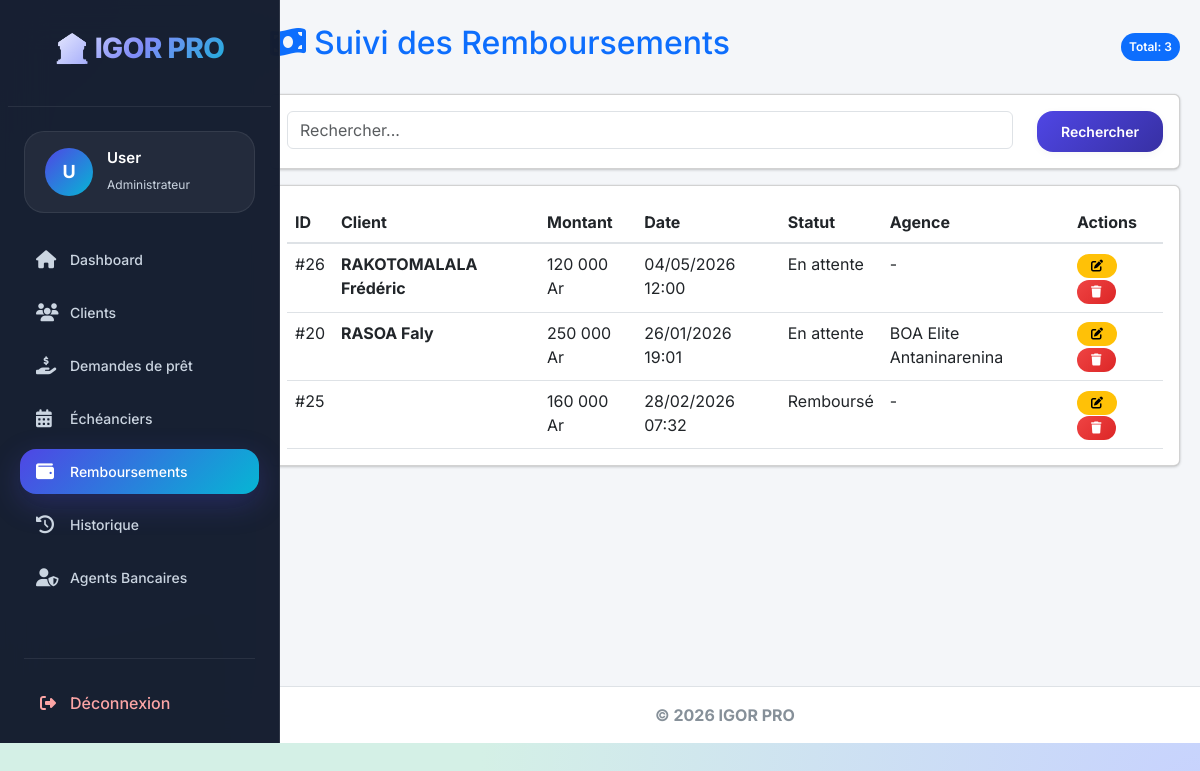
Screenshot of /remboursement.php (signed in) with the database file from the repository.
### tables this page shows
CREATE TABLE `remboursement` (
  `id` int(11) NOT NULL,
  `utilisateur_id` int(11) NOT NULL,
  `montant` decimal(10,2) NOT NULL,
  `date_remboursement` datetime NOT NULL,
  `statut` enum('en attente','remboursé','annulé') NOT NULL
);

CREATE TABLE `users` (
  `id` int(11) NOT NULL,
  `username` varchar(50) NOT NULL,
  `email` varchar(100) NOT NULL,
  `password` varchar(255) NOT NULL,
  `nom` varchar(100) DEFAULT NULL,
  `prenom` varchar(100) DEFAULT NULL,
  `telephone` varchar(20) DEFAULT NULL,
  `role` enum('super_admin','admin_regional','chef_agence','agent','client') NOT NULL DEFAULT 'client',
  `agence_id` int(11) DEFAULT NULL,
  `2fa_secret` varchar(255) DEFAULT NULL,
  `email_verified_at` datetime DEFAULT NULL,
  `remember_token` varchar(100) DEFAULT NULL,
  `reset_token` varchar(255) DEFAULT NULL,
  `created_at` timestamp NOT NULL DEFAULT current_timestamp(),
  `updated_at` timestamp NOT NULL DEFAULT current_timestamp() ON UPDATE current_timestamp(),
  `otp` varchar(10) DEFAULT NULL,
  `otp_expires_at` datetime DEFAULT NULL,
  `otp_created_at` datetime DEFAULT current_timestamp()
);

CREATE TABLE `agences` (
  `id_agence` int(11) NOT NULL,
  `nom` varchar(100) NOT NULL,
  `adresse` varchar(255) NOT NULL,
  `code_postal` varchar(10) NOT NULL,
  `ville` varchar(50) NOT NULL,
  `telephone` varchar(15) NOT NULL,
  `email` varchar(100) NOT NULL,
  `date_creation` date DEFAULT NULL
);

### remboursement.php (called while the page is built, shortened)
<?php
require_once 'config.php';
require_once 'verification_role.php';
$search = $_POST['search'] ?? '';
$condition_agence = condition_agence('u');
try {
    $sql = "SELECT r.*, u.nom, u.prenom, u.agence_id, a.nom as agence_nom
            FROM remboursement r
            JOIN users u ON r.utilisateur_id = u.id
            LEFT JOIN agences a ON u.agence_id = a.id_agence
            WHERE $condition_agence";
    if (!empty($search)) {
        $sql .= " AND (u.nom LIKE :search
                    OR u.prenom LIKE :search
                    OR r.statut LIKE :search)";
        $stmt = $conn->prepare($sql);
        $stmt->execute(['search' => "%$search%"]);
    } else {
        $stmt = $conn->query($sql);
    }
    $remboursements = $stmt->fetchAll();
} catch (Exception $e) {
    $remboursements = [];
    $error = "Erreur lors du chargement des données.";
}
include "layout.php";

### verification_role.php (called while the page is built, shortened)
<?php
function condition_agence($table_alias = '') {
    if ($_SESSION['role'] == 'super_admin') {
        return "1=1";
    }
    $alias = $table_alias ? $table_alias . '.' : '';
    return $alias . "agence_id = " . intval($_SESSION['agence_id']);
}
?>

### pages/remboursement_content.php (the view, shortened to what this page needs)
<?php
$remboursements = $remboursements ?? [];
?>
<div class="d-flex justify-content-between align-items-center mb-4">
    <h2 class="text-primary">
        <i class="fas fa-money-bill-wave me-2"></i>Suivi des Remboursements
    </h2>
    <span class="badge bg-primary p-2">
        Total: <?= count($remboursements) ?>
    </span>
</div>
<div class="card mb-3">
    <div class="card-body">
        <form method="POST" class="row">
            <div class="col-md-10">
                <input type="text" name="search" class="form-control"
                       value="<?= htmlspecialchars($_POST['search'] ?? '') ?>"
                       placeholder="Rechercher...">
            </div>
            <div class="col-md-2">
                <button class="btn btn-primary w-100">Rechercher</button>
            </div>
        </form>
    </div>
</div>
<div class="card">
<div class="card-body table-responsive">
<table class="table table-hover">
<thead>
<tr>
    <th>ID</th>
    <th>Client</th>
    <th>Montant</th>
    <th>Date</th>
    <th>Statut</th>
    <th>Agence</th>
    <th>Actions</th>
</tr>
</thead>
<tbody>
<?php if (!empty($remboursements)): ?>
<?php foreach ($remboursements as $remb): ?>
<?php
$badge = match($remb['statut']) {
    'remboursé' => 'badge-rembourse',
    'en attente' => 'badge-attente',
    'annulé' => 'badge-annule',
    default => 'bg-secondary'
};
?>
<tr>
    <td>#<?= $remb['id'] ?></td>
    <td>
        <strong><?= htmlspecialchars($remb['nom'] . ' ' . $remb['prenom']) ?></strong>
    </td>
    <td class="montant">
        <?= number_format($remb['montant'], 0, ',', ' ') ?> Ar
    </td>
    <td>
        <?= date('d/m/Y H:i', strtotime($remb['date_remboursement'])) ?>
    </td>
    <td>
        <span class="badge-statut <?= $badge ?>">
            <?= ucfirst($remb['statut']) ?>
        </span>
    </td>
    <td>
        <?= htmlspecialchars($remb['agence_nom'] ?? '-') ?>
    </td>
    <td>
        <a href="editremboursement.php?id=<?= $remb['id'] ?>"
           class="btn btn-warning btn-sm">
            <i class="fa fa-edit"></i>
        </a>
        <a href="deleteremboursement.php?id=<?= $remb['id'] ?>"
           class="btn btn-danger btn-sm"
           onclick="return confirm('Supprimer ce remboursement ?')">
            <i class="fa fa-trash"></i>
        </a>
    </td>
</tr>
<?php endforeach; ?>
<?php endif; ?>
</tbody>
</table>
</div>
</div>

### ASSET/CSS/admin-pro.css (style rules this page uses)
:root { --bg-primary: #d4f0e6; --bg-secondary: #ffffff; --bg-card: #ffffff; --bg-hover: #e8f8f2; --primary-glow: #0e7c6b; --primary-dark: #0a5e51; --success-glow: #2e7d32; --warning-glow: #b85c00; --danger-glow: #b71c1c; --info-glow: #0284c7; --text-primary: #1e3a3a; --text-secondary: #2c4e4e; --text-muted: #4f6f6f; --border-glow: rgba(14, 124, 107, 0.15); --border-hover: rgba(14, 124, 107, 0.3); --shadow-sm: 0 2px 4px rgba(0,0,0,0.03); --shadow-md: 0 4px 8px rgba(14, 124, 107, 0.1); --shadow-lg: 0 10px 20px rgba(14, 124, 107, 0.15); --shadow-glow: 0 0 0 2px rgba(14, 124, 107, 0.1); --transition: all 0.3s ease; --border-radius: 16px; --border-radius-sm: 12px; }
body { background-color: var(--bg-primary) !important; font-family: 'Inter', 'Segoe UI', sans-serif; color: var(--text-primary); min-height: 100vh; }

### ASSET/CSS/style.css (style rules this page uses)
:root { --primary: #4f46e5; --primary-light: #818cf8; --primary-dark: #3730a3; --secondary: #06b6d4; --secondary-light: #22d3ee; --accent: #8b5cf6; --dark: #0f172a; --dark-light: #1e293b; --gray-dark: #475569; --gray: #94a3b8; --gray-light: #cbd5e1; --light: #f8fafc; --white: #ffffff; --success: #10b981; --success-light: #34d399; --danger: #ef4444; --danger-light: #f87171; --warning: #f59e0b; --warning-light: #fbbf24; --info: #3b82f6; --shadow-sm: 0 2px 8px rgba(0, 0, 0, 0.04); --shadow-md: 0 5px 20px rgba(0, 0, 0, 0.06); --shadow-lg: 0 10px 30px rgba(0, 0, 0, 0.08); --shadow-xl: 0 20px 40px rgba(0, 0, 0, 0.12); --shadow-primary: 0 10px 30px rgba(79, 70, 229, 0.25); --radius-sm: 12px; --radius-md: 16px; --radius-lg: 20px; --radius-xl: 24px; --radius-2xl: 28px; --transition-fast: 0.2s ease; --transition-base: 0.3s ease; --transition-slow: 0.4s ease; --glass-bg: rgba(255, 255, 255, 0.7); --glass-border: rgba(255, 255, 255, 0.4); --glass-blur: blur(12px); }
* { margin: 0; padding: 0; box-sizing: border-box; }
body { font-family: 'Inter', -apple-system, BlinkMacSystemFont, sans-serif; background: radial-gradient(circle at 0% 0%, #e0e7ff, transparent 50%), radial-gradient(circle at 100% 100%, #c7d2fe, transparent 50%), #f0f4ff; min-height: 100vh; overflow-x: hidden; color: var(--dark); line-height: 1.5; }
.badge { display: inline-flex; align-items: center; padding: 4px 12px; border-radius: 20px; font-size: 12px; font-weight: 600; }
.btn { display: inline-flex; align-items: center; justify-content: center; gap: 8px; padding: 10px 20px; border: none; border-radius: var(--radius-md); font-weight: 600; font-size: 14px; cursor: pointer; transition: var(--transition-base); text-decoration: none; }
.btn-primary { background: linear-gradient(135deg, var(--primary), var(--primary-dark)); color: white; box-shadow: var(--shadow-sm); }
.btn-danger { background: linear-gradient(135deg, var(--danger), #dc2626); color: white; }
.btn-sm { padding: 6px 14px; font-size: 12px; }

### rows the page displays
remboursement: id "26", users.nom+prenom "RAKOTOMALALA Frédéric", montant "120 000", date_remboursement "04/05/2026 12:00", statut "En attente", agence_nom "-"
remboursement: id "20", users.nom+prenom "RASOA Faly", montant "250 000", date_remboursement "26/01/2026 19:01", statut "En attente", agences.nom "BOA Elite Antaninarenina"
remboursement: id "25", montant "160 000", date_remboursement "28/02/2026 07:32", statut "Remboursé", agence_nom "-"

### other values shown
substr($_SESSION['username'] ?? 'U', 0, 1) "U"
$_SESSION['username'] "User"
count($remboursements) "3"
